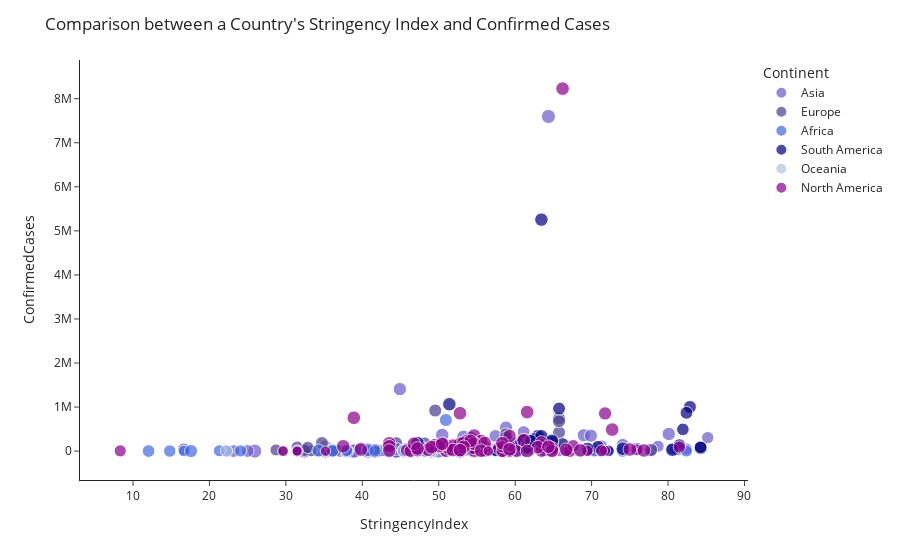

Notebook cell for this chart:
### Code cell
figure1 = px.scatter(october_19_2020, x = "StringencyIndex", y = "ConfirmedCases", size = "POP",
          hover_name = "COUNTRY", color = 'Continent', color_discrete_sequence = ['slateblue', 'darkslateblue', 'royalblue', 'navy', 'lightsteelblue', 'darkmagenta'],
                     template = "simple_white",
          size_max = 10)
figure1.update_layout(height = 200,
                 title_text = "Comparison between a Country's Stringency Index and Confirmed Cases"
                 )
figure1.show()

### Figure 1 — Plotly figure (JSON) as saved in the notebook; plotly's stock layout.template omitted (floating-point values rounded to 4 significant figures)
{"data": [{"hovertemplate": "<b>%{hovertext}</b><br><br>Continent=Asia<br>StringencyIndex=%{x}<br>ConfirmedCases=%{y}<br>POP=%{marker.size}<extra></extra>", "hovertext": ["Afghanistan", "Bahrain", "Bangladesh", "Bhutan", "Brunei", "Cambodia", "China", "China", "China", "China", "China", "China", "China", "China", "China", "China", "China", "China", "China", "China", "China", "China", "China", "China", "China", "China", "China", "China", "China", "China", "China", "China", "China", "China", "China", "China", "China", "China", "India", "Indonesia", "Iran", "Iraq", "Israel", "Japan", "Jordan", "Kazakhstan", "Kuwait", "Laos", "Lebanon", "Malaysia", "Mongolia", "Myanmar", "Nepal", "Oman", "Pakistan", "Palestine", "Philippines", "Qatar", "Russia", "Saudi Arabia", "Singapore", "South Korea", "Sri Lanka", "Syria", "Taiwan", "Tajikistan", "Thailand", "Turkey", "United Arab Emirates", "Uzbekistan", "Vietnam", "Yemen"], "legendgroup": "Asia", "marker": {"color": "slateblue", "size": [17.48, 14.35, 18.92, 13.56, 12.99, 16.63, 21.09, 21.09, 21.09, 21.09, 21.09, 21.09, 21.09, 21.09, 21.09, 21.09, 21.09, 21.09, 21.09, 21.09, 21.09, 21.09, 21.09, 21.09, 21.09, 21.09, 21.09, 21.09, 21.09, 21.09, 21.09, 21.09, 21.09, 21.09, 21.09, 21.09, 21.09, 21.09, 21.05, 19.43, 18.25, 17.51, 15.97, 18.66, 16.14, 16.75, 15.27, 15.8, 15.74, 17.29, 15.0, 17.81, 17.19, 15.45, 19.21, 15.45, 18.51, 14.87, 18.8, 17.37, 15.58, 17.75, 16.88, 16.68, 16.99, 16.07, 18.06, 18.25, 16.11, 17.33, 18.39, 17.21], "sizemode": "area", "sizeref": 0.2109, "symbol": "circle"}, "mode": "markers", "name": "Asia", "orientation": "v", "showlegend": true, "type": "scatter", "x": [16.67, 60.19, 80.09, 77.78, 35.19, 37.04, 46.3, 38.89, 44.44, 47.22, 47.22, 35.19, 40.74, 35.19, 52.78, 52.78, 32.41, 25.93, 54.63, 35.19, 50, 43.52, 45.37, 40.74, 44.44, 49.07, 52.78, 38.89, 40.74, 47.22, 47.22, 41.67, 44.44, 37.96, 52.78, 47.22, 41.67, 61.57, 64.35, 50.46, 58.8, 61.11, 85.19, 35.19, 81.48, 74.07, 71.3, 36.11, 59.26, 65.74, 35.19, 81.02, 63.89, 78.7, 53.24, 82.41, 68.98, 64.81, 44.91, 57.41, 45.37, 56.94, 34.26, 42.13, 23.15, 42.59, 47.22, 69.91, 54.63, 39.81, 58.33, 25], "xaxis": "x", "y": [40373, 78224, 390206, 330, 147, 285, 991, 938, 587, 418, 1889, 170, 260, 147, 1281, 68139, 368, 171, 948, 1019, 157, 670, 935, 280, 275, 75, 18, 728, 845, 1095, 438, 209, 256, 902, 1, 211, 1283, 85704, 7597063, 365240, 534631, 430678, 305204, 93401, 38937, 145473, 116832, 23, 62944, 21363, 326, 37205, 136036, 110594, 324034, 47616, 359169, 129671, 1406667, 342583, 57915, 25333, 5625, 5134, 540, 10493, 3691, 349519, 116517, 63523, 1140, 2056], "yaxis": "y"}, {"hovertemplate": "<b>%{hovertext}</b><br><br>Continent=Europe<br>StringencyIndex=%{x}<br>ConfirmedCases=%{y}<br>POP=%{marker.size}<extra></extra>", "hovertext": ["Albania", "Andorra", "Austria", "Azerbaijan", "Belarus", "Bosnia and Herzegovina", "Bulgaria", "Croatia", "Cyprus", "Czech Republic", "Denmark", "Estonia", "Faeroe Islands", "Finland", "France", "Georgia", "Germany", "Greece", "Hungary", "Iceland", "Ireland", "Italy", "Kosovo", "Latvia", "Liechtenstein", "Lithuania", "Luxembourg", "Malta", "Moldova", "Monaco", "Netherlands", "Norway", "Poland", "Portugal", "Romania", "San Marino", "Serbia", "Slovenia", "Switzerland", "Ukraine", "United Kingdom", "United Kingdom", "United Kingdom", "United Kingdom", "United Kingdom"], "legendgroup": "Europe", "marker": {"color": "darkslateblue", "size": [14.87, 11.25, 16.01, 16.13, 16.06, 15.0, 15.75, 15.23, 13.68, 16.19, 15.57, 14.1, 10.8, 15.53, 17.99, 15.2, 18.24, 16.16, 16.08, 12.74, 15.41, 17.92, 14.47, 14.45, 10.55, 14.82, 13.35, 13.0, 15.21, 10.58, 16.66, 15.51, 17.45, 16.14, 16.77, 10.43, 15.73, 14.55, 15.97, 17.59, 18.03, 18.03, 18.03, 18.03, 18.03], "sizemode": "area", "sizeref": 0.2109, "symbol": "circle"}, "mode": "markers", "name": "Europe", "orientation": "v", "showlegend": true, "type": "scatter", "x": [54.63, 53.7, 58.8, 69.91, 31.48, 40.74, 35.19, 28.7, 46.3, 48.15, 41.67, 35.19, 37.96, 36.57, 49.54, 59.26, 58.8, 59.72, 40.74, 40.74, 55.09, 65.74, 52.78, 33.33, 43.52, 48.61, 47.22, 49.07, 48.15, 62.04, 62.04, 32.41, 34.72, 58.33, 44.44, 29.63, 54.63, 64.81, 32.87, 58.8, 65.74, 65.74, 77.78, 64.81, 70.37], "xaxis": "x", "y": [17350, 3623, 65927, 45295, 88290, 34661, 30527, 25973, 2644, 181962, 35844, 4085, 485, 14013, 920916, 18663, 377068, 25802, 47768, 4101, 50993, 423578, 17009, 3494, 228, 7718, 11010, 4737, 67302, 268, 236226, 16603, 183248, 101860, 182854, 784, 36282, 13679, 83159, 312287, 741212, 679008, 26234, 50873, 39992], "yaxis": "y"}, {"hovertemplate": "<b>%{hovertext}</b><br><br>Continent=Africa<br>StringencyIndex=%{x}<br>ConfirmedCases=%{y}<br>POP=%{marker.size}<extra></extra>", "hovertext": ["Algeria", "Angola", "Benin", "Botswana", "Burkina Faso", "Burundi", "Cameroon", "Cape Verde", "Central African Republic", "Chad", "Comoros", "Congo", "Cote d'Ivoire", "Democratic Republic of Congo", "Djibouti", "Egypt", "Eritrea", "Ethiopia", "Gabon", "Gambia", "Ghana", "Guinea", "Kenya", "Lesotho", "Liberia", "Libya", "Madagascar", "Malawi", "Mali", "Mauritania", "Mauritius", "Morocco", "Mozambique", "Namibia", "Niger", "Nigeria", "Rwanda", "Senegal", "Seychelles", "Sierra Leone", "Somalia", "South Africa", "South Sudan", "Sudan", "Tanzania", "Togo", "Tunisia", "Uganda", "Zambia", "Zimbabwe"], "legendgroup": "Africa", "marker": {"color": "royalblue", "size": [17.6, 17.31, 16.31, 14.67, 16.86, 16.29, 17.09, 13.23, 15.39, 16.61, 13.68, 15.52, 17.09, 18.31, 13.8, 18.44, 15.08, 18.56, 14.62, 14.7, 17.25, 16.39, 17.8, 14.58, 15.44, 15.74, 17.14, 16.77, 16.82, 15.35, 14.06, 17.42, 17.26, 14.75, 17.0, 19.14, 16.38, 16.63, 11.5, 15.89, 16.58, 17.9, 16.23, 17.6, 17.91, 15.93, 16.29, 17.64, 16.73, 16.51], "sizemode": "area", "sizeref": 0.2109, "symbol": "circle"}, "mode": "markers", "name": "Africa", "orientation": "v", "showlegend": true, "type": "scatter", "x": [75.93, 71.3, 47.22, 63.89, 22.22, 14.81, 45.37, 68.52, 24.07, 74.07, null, 50.93, 36.11, 48.15, 47.22, 60.19, 82.41, 58.33, 72.22, 60.19, 44.44, 43.06, 43.52, 47.22, 57.41, 80.56, 40.74, 50.93, 37.96, 21.3, 16.67, 60.19, 70.37, 37.96, 12.04, 50.93, 63.89, 45.37, 31.48, 31.48, 36.11, 50.93, 41.67, 34.26, 17.59, 59.26, 54.63, 61.11, 45.37, 71.3], "xaxis": "x", "y": [54616, 7829, 2496, 5609, 2387, 549, 21506, 7800, 4856, 1390, 502, 5156, 20324, 11052, 5469, 105547, 452, 89860, 8884, 3649, 47372, 11518, 45076, 1833, 1380, 49949, 16810, 5860, 3407, 7621, 407, 175749, 11080, 12326, 1211, 61558, 4992, 15432, 148, 2331, 3890, 705254, 2847, 13724, 509, 2071, 42727, 10691, 15897, 8159], "yaxis": "y"}, {"hovertemplate": "<b>%{hovertext}</b><br><br>Continent=South America<br>StringencyIndex=%{x}<br>ConfirmedCases=%{y}<br>POP=%{marker.size}<extra></extra>", "hovertext": ["Argentina", "Aruba", "Bolivia", "Brazil", "Brazil", "Brazil", "Brazil", "Brazil", "Brazil", "Brazil", "Brazil", "Brazil", "Brazil", "Brazil", "Brazil", "Brazil", "Brazil", "Brazil", "Brazil", "Brazil", "Brazil", "Brazil", "Brazil", "Brazil", "Brazil", "Brazil", "Brazil", "Brazil", "Brazil", "Brazil", "Brazil", "Chile", "Colombia", "Ecuador", "Guyana", "Paraguay", "Peru", "Suriname", "Uruguay", "Venezuela"], "legendgroup": "South America", "marker": {"color": "navy", "size": [17.63, 11.58, 16.27, 19.17, 19.17, 19.17, 19.17, 19.17, 19.17, 19.17, 19.17, 19.17, 19.17, 19.17, 19.17, 19.17, 19.17, 19.17, 19.17, 19.17, 19.17, 19.17, 19.17, 19.17, 19.17, 19.17, 19.17, 19.17, 19.17, 19.17, 19.17, 16.77, 17.75, 16.69, 13.58, 15.78, 17.31, 13.28, 15.06, 17.16], "sizemode": "area", "sizeref": 0.2109, "symbol": "circle"}, "mode": "markers", "name": "South America", "orientation": "v", "showlegend": true, "type": "scatter", "x": [82.87, 54.17, 81.48, 80.56, 70.83, 66.2, 69.44, 62.96, 62.5, null, 60.65, 61.11, 47.22, 63.43, 55.09, 63.43, 54.17, 63.43, 61.57, 61.57, 64.81, 54.17, 61.57, 84.26, 74.07, 62.04, 64.81, 63.89, 51.39, 54.17, 63.43, 81.94, 65.74, 52.78, 72.22, 64.81, 82.41, 57.41, 43.52, 84.26], "xaxis": "x", "y": [1002662, 4334, 139890, 29765, 89528, 151858, 50263, 336232, 265875, 205709, 145415, 239808, 181545, 336648, 77943, 136504, 242129, 128549, 156130, 106908, 200664, 291413, 79025, 69213, 54459, 224020, 236224, 82040, 1064039, 73065, 5254971, 493305, 965883, 153423, 3765, 55452, 868675, 5133, 2560, 86636], "yaxis": "y"}, {"hovertemplate": "<b>%{hovertext}</b><br><br>Continent=Oceania<br>StringencyIndex=%{x}<br>ConfirmedCases=%{y}<br>POP=%{marker.size}<extra></extra>", "hovertext": ["Australia", "Fiji", "Guam", "New Zealand", "Papua New Guinea", "Solomon Islands"], "legendgroup": "Oceania", "marker": {"color": "lightsteelblue", "size": [17.05, 13.71, 12.04, 15.39, 16.01, 13.44], "sizemode": "area", "sizeref": 0.2109, "symbol": "circle"}, "mode": "markers", "name": "Oceania", "orientation": "v", "showlegend": true, "type": "scatter", "x": [68.06, 49.07, 66.67, 22.22, 45.37, 43.52], "xaxis": "x", "y": [27405, 32, 3756, 1887, 581, 3], "yaxis": "y"}, {"hovertemplate": "<b>%{hovertext}</b><br><br>Continent=North America<br>StringencyIndex=%{x}<br>ConfirmedCases=%{y}<br>POP=%{marker.size}<extra></extra>", "hovertext": ["Bahamas", "Barbados", "Belize", "Bermuda", "Canada", "Canada", "Canada", "Canada", "Canada", "Canada", "Canada", "Canada", "Canada", "Canada", "Canada", "Canada", "Canada", "Canada", "Costa Rica", "Cuba", "Dominica", "Dominican Republic", "El Salvador", "Greenland", "Guatemala", "Haiti", "Honduras", "Jamaica", "Mexico", "Nicaragua", "Panama", "Puerto Rico", "Trinidad and Tobago", "United States", "United States", "United States", "United States", "United States", "United States", "United States", "United States", "United States", "United States", "United States", "United States", "United States", "United States", "United States", "United States", "United States", "United States", "United States", "United States", "United States", "United States", "United States", "United States", "United States", "United States", "United States", "United States", "United States", "United States", "United States", "United States", "United States", "United States", "United States", "United States", "United States", "United States", "United States", "United States", "United States", "United States", "United States", "United States", "United States", "United States", "United States", "United States", "United States", "United States", "United States", "United States", "United States Virgin Islands"], "legendgroup": "North America", "marker": {"color": "darkmagenta", "size": [12.88, 12.57, 12.89, 11.04, 17.45, 17.45, 17.45, 17.45, 17.45, 17.45, 17.45, 17.45, 17.45, 17.45, 17.45, 17.45, 17.45, 17.45, 15.44, 16.24, 11.18, 16.2, 15.69, 10.95, 16.7, 16.25, 16.11, 14.9, 18.67, 15.71, 15.28, 14.87, 14.15, 19.62, 19.62, 19.62, 19.62, 19.62, 19.62, 19.62, 19.62, 19.62, 19.62, 19.62, 19.62, 19.62, 19.62, 19.62, 19.62, 19.62, 19.62, 19.62, 19.62, 19.62, 19.62, 19.62, 19.62, 19.62, 19.62, 19.62, 19.62, 19.62, 19.62, 19.62, 19.62, 19.62, 19.62, 19.62, 19.62, 19.62, 19.62, 19.62, 19.62, 19.62, 19.62, 19.62, 19.62, 19.62, 19.62, 19.62, 19.62, 19.62, 19.62, 19.62, 19.62, 11.56], "sizemode": "area", "sizeref": 0.2109, "symbol": "circle"}, "mode": "markers", "name": "North America", "orientation": "v", "showlegend": true, "type": "scatter", "x": [71.76, 29.63, 66.67, 35.19, 45.83, 55.56, 63.43, 67.13, 58.33, 50.93, 60.19, 59.26, 57.87, 58.33, 64.35, 54.63, 46.3, 63.43, 58.33, 64.81, 31.48, 67.59, 52.78, 31.48, 49.54, 47.22, 81.48, 71.3, 71.76, 8.33, 59.26, 75.93, 69.44, 66.2, 56.02, 43.52, 50.93, 53.7, 61.57, 56.02, 64.81, 68.52, 52.78, 38.89, 59.26, 76.85, 43.52, 51.39, 54.63, 50.46, 54.63, 62.96, 58.33, 53.7, 49.54, 64.81, 52.78, 51.85, 46.76, 50, 51.85, 61.11, 48.61, 47.22, 43.52, 55.56, 75, 49.07, 72.69, 54.63, 37.5, 59.26, 53.24, 66.67, 54.63, 39.81, 54.17, 52.78, 53.24, 50.46, 61.57, 64.35, 56.02, 52.78, 55.56, 56.48], "xaxis": "x", "y": [5773, 222, 2833, 185, 22673, 11687, 3382, 313, 287, 1097, 5, 0, 65075, 63, 94429, 2396, 17, 202302, 97075, 6258, 33, 121667, 31826, 16, 101599, 8925, 89381, 8321, 854926, 5353, 125181, 29138, 5298, 8228963, 12247, 174078, 99597, 231897, 885520, 86374, 64021, 16395, 23196, 756727, 341310, 14262, 108060, 53790, 350744, 149166, 74619, 88247, 179070, 144488, 136154, 5961, 164123, 124439, 165680, 110592, 23390, 247172, 32637, 58817, 9746, 229277, 37302, 90843, 488928, 183624, 108073, 39794, 188391, 28347, 164609, 33836, 232061, 858746, 95562, 166828, 1946, 101064, 183142, 20293, 9311, 1335], "yaxis": "y"}], "layout": {"autosize": true, "legend": {"itemsizing": "constant", "title": {"text": "Continent"}, "tracegroupgap": 0}, "margin": {"t": 60}, "title": {"text": "Comparison between a Country's Stringency Index and Confirmed Cases"}, "xaxis": {"anchor": "y", "autorange": true, "domain": [0, 1], "range": [2.255, 91.28], "title": {"text": "StringencyIndex"}, "type": "linear"}, "yaxis": {"anchor": "x", "autorange": true, "domain": [0, 1], "range": [-852600.0, 9069000.0], "title": {"text": "ConfirmedCases"}, "type": "linear"}}}
